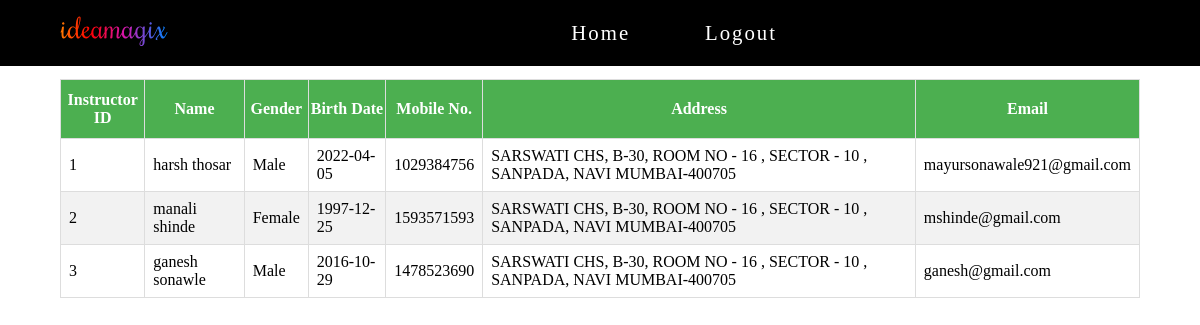
The app's page /instructorList.php with its own data.
### tables this page shows
CREATE TABLE IF NOT EXISTS `instructor` (
  `inst_id` int(11) NOT NULL AUTO_INCREMENT,
  `first_name` varchar(30) NOT NULL,
  `last_name` varchar(30) NOT NULL,
  `gender` varchar(10) NOT NULL,
  `BOD` date NOT NULL,
  `mobile` int(10) NOT NULL,
  `inst_address` varchar(255) NOT NULL,
  `email` varchar(50) NOT NULL,
  `inst_password` varchar(20) NOT NULL,
  `time_stamp` timestamp NOT NULL,
  PRIMARY KEY (`inst_id`)
);

### instructorList.php (the view, shortened to what this page needs)
<?php
    require_once 'dbconfig.php';
    require_once 'navbar.php';
?>
<!DOCTYPE html>
<html lang="en">
<head>
    <link rel="stylesheet" type="text/css" href="./css/style.css">
</head>
<body>
    <section class="instructorList">
        <div class="container">
            <div class="instructorList-binder">
                <table id="list">
                    <thead>
                        <tr>
                            <th>Instructor ID</th>
                            <th>Name</th>
                            <th>Gender</th>
                            <th>Birth Date</th>
                            <th>Mobile No.</th>
                            <th>Address</th>
                            <th>Email</th>
                        </tr>
                    </thead>
                    <tbody>
                    <?php
                            $instructor_list = "SELECT * FROM instructor";
                            $result = mysqli_query($conn, $instructor_list);
                            if($result->num_rows > 0){
                                while($row = $result->fetch_assoc()){
                                    echo "<tr>
                                            <td>".$row['inst_id']."</td>
                                            <td>".$row['first_name']." ".$row['last_name']."</td>
                                            <td>".$row['gender']."</td>
                                            <td>".$row['BOD']."</td>
                                            <td>".$row['mobile']."</td>
                                            <td>".$row['inst_address']."</td>
                                            <td>".$row['email']."</td>
                                        </tr>";
                                }
                            }else{
                                echo "0 result";
                            }
                    ?>
                    </tbody>
                </table>
            </div>
        </div>
    </section>
</body>
</html>

### css/style.css (style rules this page uses)
*, *::after, *::before { margin: 0; padding: 0; box-sizing: border-box; }
.container { width: 90%; margin : 0 auto; padding: .8rem 0rem; }

### instructorList.php (style rules this page uses)
#list { width:100%; border-collapse: collapse; }
#list td, #list th { border: 1px solid #ddd; padding: .5rem; }
#list tr:nth-child(even) { background-color: #f2f2f2; }
#list th { padding: .7rem 0rem; text-align: <center></center>; background-color: #4CAF50; color: white; }

### records on screen
instructor: inst_id "1", first_name "harsh", last_name "thosar", gender "Male", BOD "2022-04-05", mobile "1029384756", inst_address "SARSWATI CHS, B-30, ROOM NO - 16 , SECTOR - 10 , SANPADA, NAVI MUMBAI-400705", email "mayursonawale921@gmail.com"
instructor: inst_id "2", first_name "manali", last_name "shinde", gender "Female", BOD "1997-12-25", mobile "1593571593", inst_address "SARSWATI CHS, B-30, ROOM NO - 16 , SECTOR - 10 , SANPADA, NAVI MUMBAI-400705", email "mshinde@gmail.com"
instructor: inst_id "3", first_name "ganesh", last_name "sonawle", gender "Male", BOD "2016-10-29", mobile "1478523690", inst_address "SARSWATI CHS, B-30, ROOM NO - 16 , SECTOR - 10 , SANPADA, NAVI MUMBAI-400705", email "ganesh@gmail.com"
